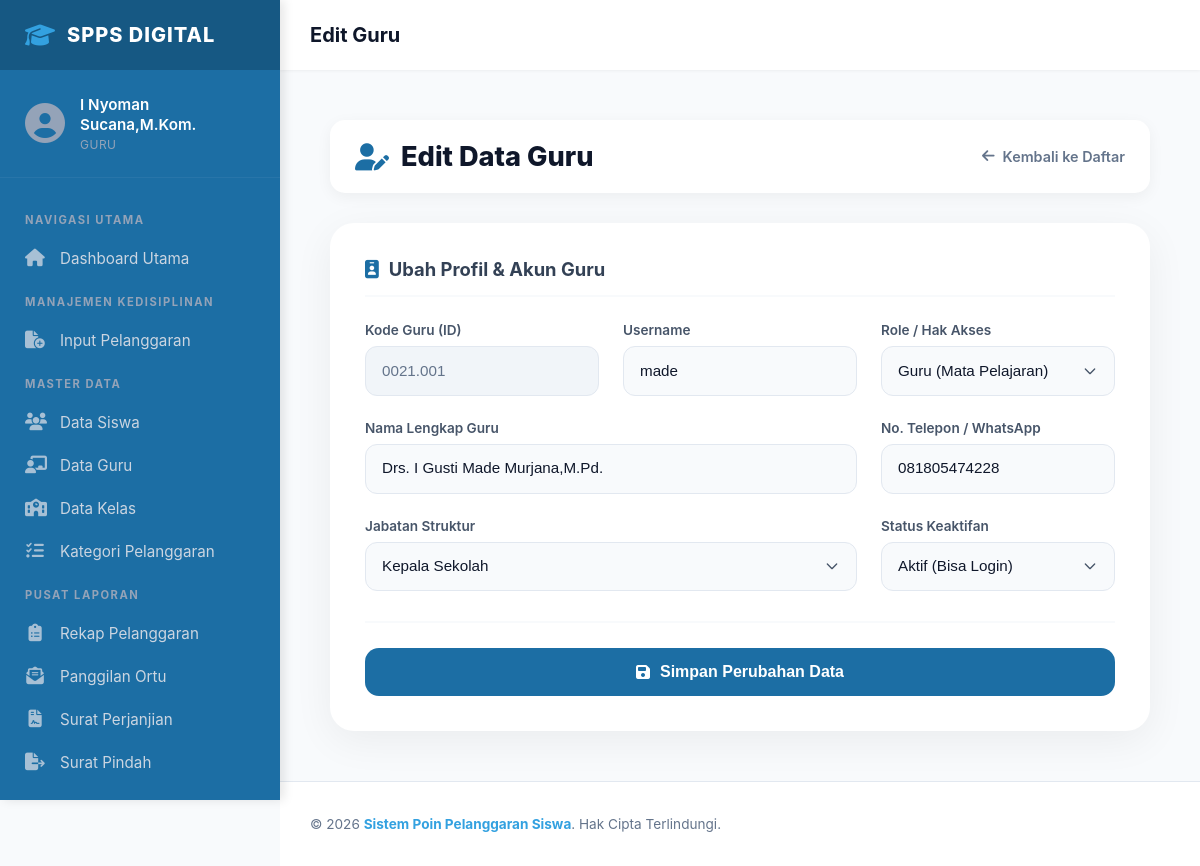
The app's page /pages/guru/edit.php?kode_guru=0021.001 (signed in), older data.
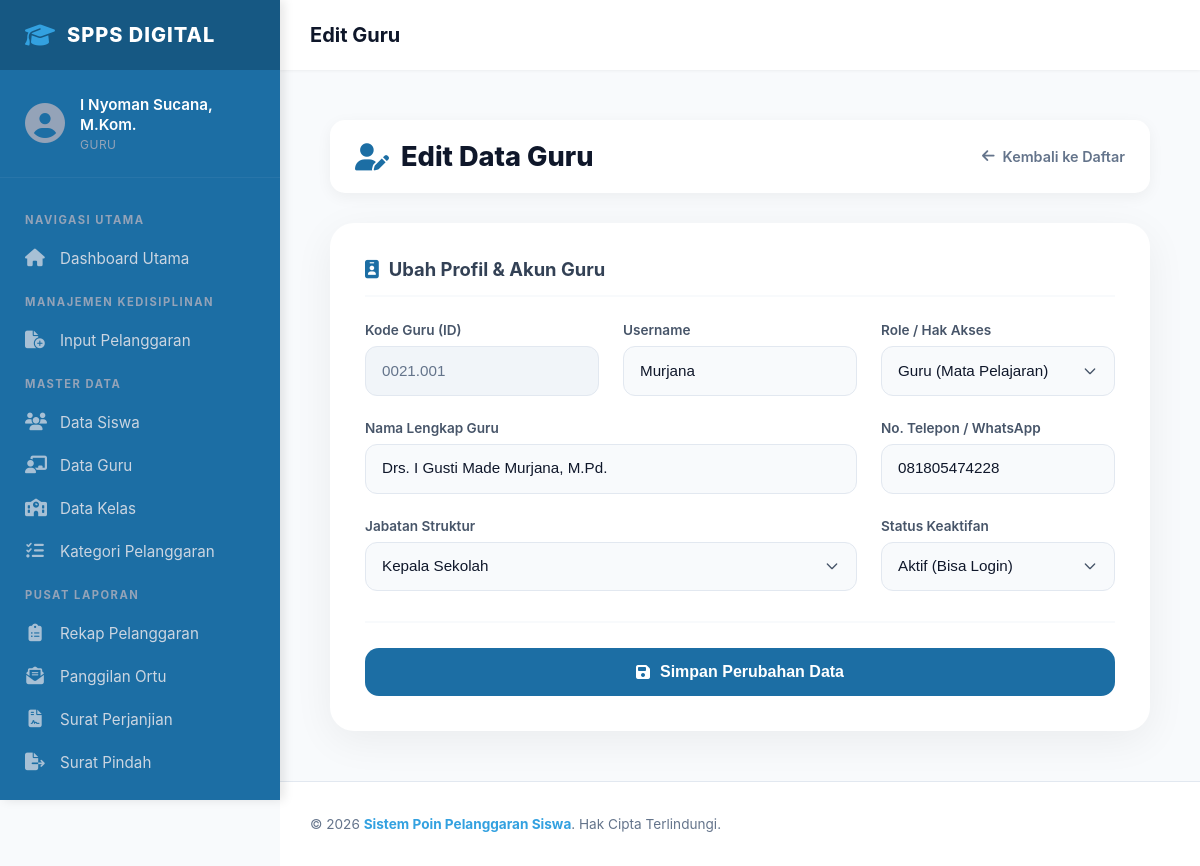
The same page, newer data.
### tables this page shows
CREATE TABLE `guru` (
  `kode_guru` char(8) NOT NULL,
  `nama_pengguna` varchar(100) DEFAULT NULL,
  `role` varchar(30) DEFAULT NULL,
  `username` varchar(50) DEFAULT NULL,
  `password` varchar(70) DEFAULT NULL,
  `aktif` enum('Y','N') DEFAULT NULL,
  `jabatan` varchar(50) DEFAULT NULL,
  `telp` varchar(16) DEFAULT NULL
);

### pages/guru/edit.php (the view, shortened to what the changed rows need)
<?php
include ROOTPATH . '/config/config.php';
$page_title = "Edit Guru";
include ROOTPATH . '/includes/header.php';
$kode_guru = isset($_GET['kode_guru']) ? $_GET['kode_guru'] : 0;
$guru = null;
if ($kode_guru != "0") {
    $sql = "SELECT * FROM guru WHERE kode_guru = '$kode_guru'";
    $result = mysqli_query($conn, $sql);
    if ($result && mysqli_num_rows($result) > 0) {
        $guru = mysqli_fetch_assoc($result);
    }
}
?>
<link rel="stylesheet" href="/poin_pelanggaran_siswa/css/pages/guru/edit_guru.css">
<div class="container">
    <div class="page-header">
        <h2><i class="fas fa-user-pen"></i> Edit Data Guru</h2>
    </div>
    <div class="form-card">
        <form action="/poin_pelanggaran_siswa/process/guru_process.php" method="POST">
            <div class="form-section">
                <div class="form-grid">
                    <div class="form-group">
                        <label>Kode Guru (ID)</label>
                        <input type="text" class="form-control" value="<?= htmlspecialchars($guru['kode_guru']); ?>" readonly />
                    </div>
                    <div class="form-group">
                        <label>Username</label>
                        <input type="text" class="form-control" name="username" value="<?= htmlspecialchars($guru['username']); ?>" required />
                    </div>
                    <div class="form-group" style="grid-column: span 2;">
                        <label>Nama Lengkap Guru</label>
                        <input type="text" class="form-control" name="nama_pengguna" value="<?= htmlspecialchars($guru['nama_pengguna']); ?>" required />
                    </div>
                    <div class="form-group">
                        <label>No. Telepon / WhatsApp</label>
                        <input type="text" class="form-control" name="telp" value="<?= htmlspecialchars($guru['telp']); ?>" required />
                    </div>
                    <div class="form-group">
                        <label>Status Keaktifan</label>
                        <select name="aktif" class="form-control" required>
                            <option value="Y" <?= ($guru['aktif'] == 'Y') ? 'selected' : ''; ?>>Aktif (Bisa Login)</option>
                        </select>
                    </div>
                </div>
            </div>
        </form>
    </div>
</div>
<?php include ROOTPATH . '/includes/footer.php'; ?>

### includes/header.php (shortened to what the changed rows need)
<!DOCTYPE html>
<html lang="id">
<head>
    <link rel="stylesheet" href="https://cdnjs.cloudflare.com/ajax/libs/font-awesome/6.4.0/css/all.min.css">
    <link rel="stylesheet" href="/poin_pelanggaran_siswa/css/components/header.css">
</head>
<body class="sidebar-layout">
    <nav class="sidebar">
        <div class="sidebar-user">
            <div class="user-details">
                <p class="user-name"><?php echo htmlspecialchars($_SESSION['nama'] ?? 'Tanpa Nama'); ?></p>
                <p class="user-role"><?php echo ucfirst(htmlspecialchars($_SESSION['role'] ?? 'Peran Tidak Diketahui')); ?></p>
            </div>
        </div>
    </nav>
    <div class="content-wrapper">
        <header class="top-bar">
            <h2><?php echo $page_title ?? 'Beranda'; ?></h2>
        </header>
        <main>

Row changes from the older to the newer data that the page shows:
changed guru "Aktif (Bisa Login)": username "made" → "Murjana"; nama_pengguna "Drs. I Gusti Made Murjana,M.Pd." → "Drs. I Gusti Made Murjana, M.Pd."
Text that changed along with them:
$_SESSION['nama']: "I Nyoman Sucana,M.Kom." → "I Nyoman Sucana, M.Kom."
